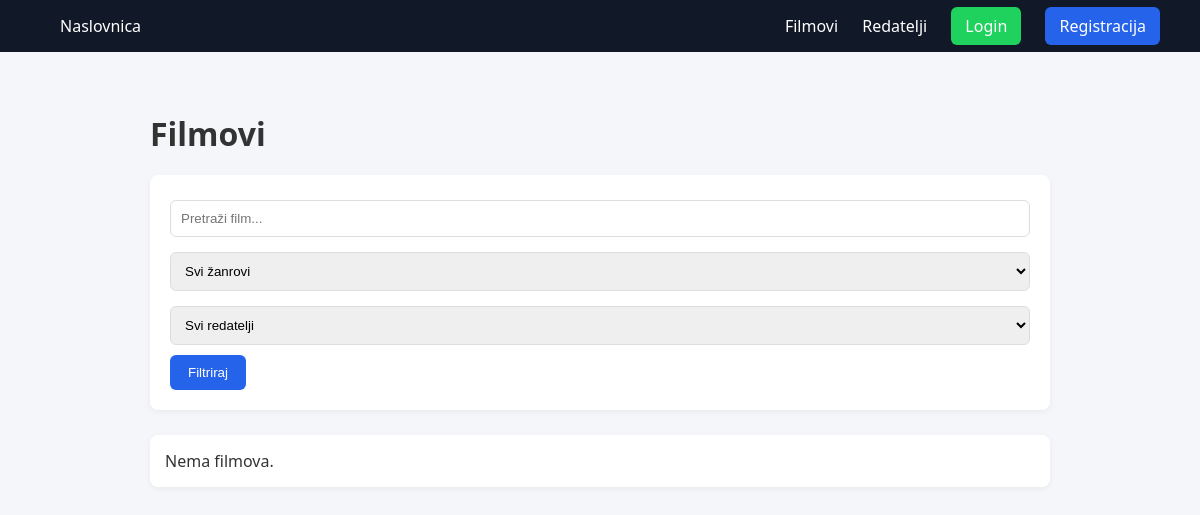
The app's page /, older data.
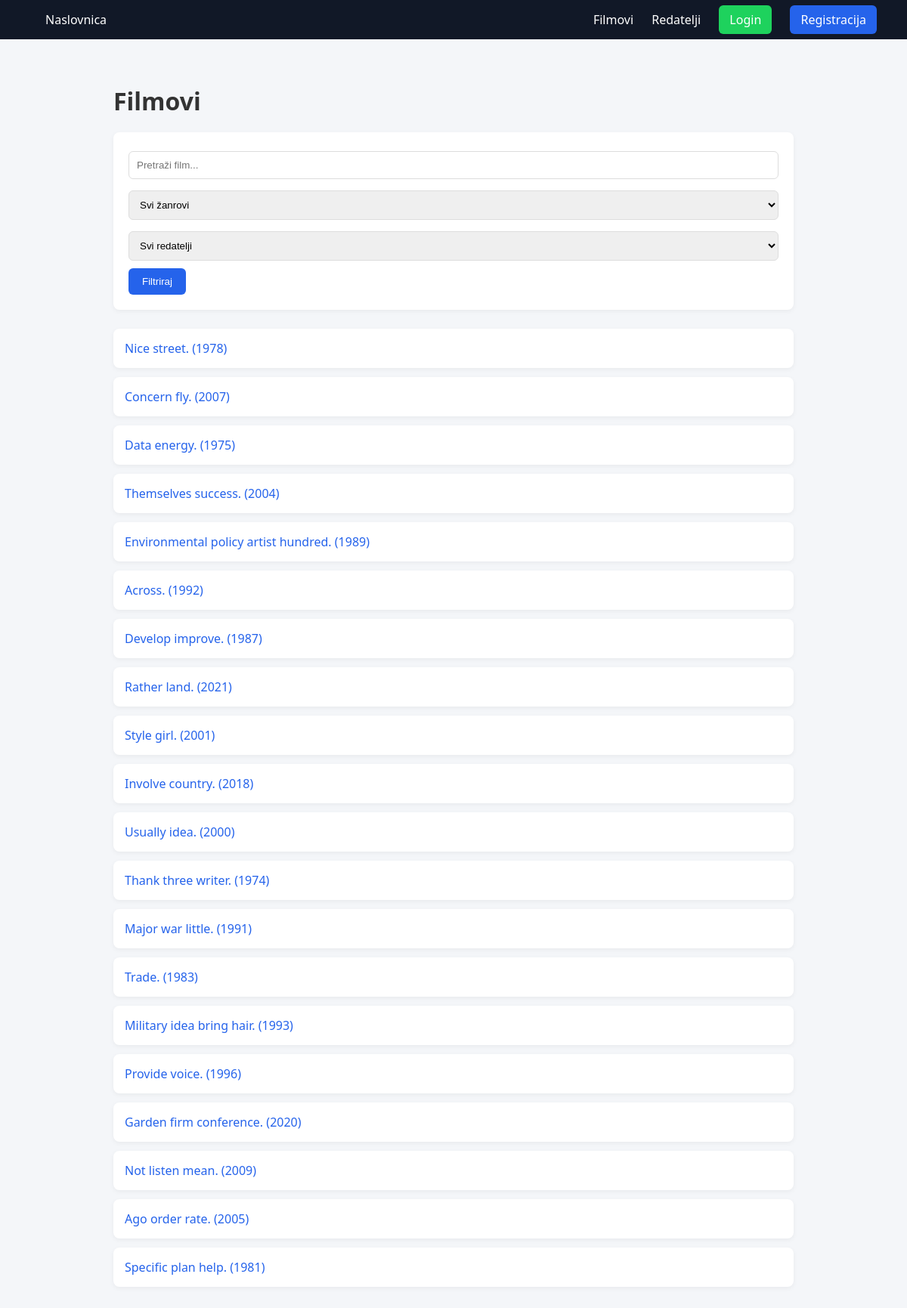
The same page, newer data.
### main/models.py (models this page shows, shortened)
class Film(models.Model):
    GENRE_CHOICES = [
        ('ACTION', 'Action'),
        ('DRAMA', 'Drama'),
        ('COMEDY', 'Comedy'),
        ('THRILLER', 'Thriller'),
        ('HORROR', 'Horror'),
        ('ROMANCE', 'Romance'),
        ('SCIFI', 'Sci-Fi'),
        ('OTHER', 'Other'),
    ]
    title = models.CharField(max_length=200)
    description = models.TextField()
    release_year = models.IntegerField()
    genre = models.CharField(max_length=20, choices=GENRE_CHOICES)
    director = models.ForeignKey(
        Director,
        on_delete=models.SET_NULL,
        null=True,
        related_name='films'
    )
    created_at = models.DateTimeField(default=timezone.now)
    created_by = models.ForeignKey(
        User,
        on_delete=models.CASCADE,
        related_name='created_films'
    )

### main/views.py (the view)
# urls.py: path("", HomeView.as_view(), name="home"),
class HomeView(ListView):
    model = Film
    template_name = "main/home.html"
    context_object_name = "films"
    def get_queryset(self):
        queryset = Film.objects.all()
        query = self.request.GET.get("q")
        genre = self.request.GET.get("genre")
        director = self.request.GET.get("director")
        if query:
            queryset = queryset.filter(title__icontains=query)
        if genre:
            queryset = queryset.filter(genre=genre)
        if director:
            queryset = queryset.filter(director__id=director)
        return queryset
    def get_context_data(self, **kwargs):
        context = super().get_context_data(**kwargs)
        context["genres"] = Film.GENRE_CHOICES
        context["directors"] = Director.objects.all()
        return context

### templates/main/home.html (shortened to what this page needs)
{% extends "base.html" %}
{% block content %}
<h1>Filmovi</h1>
<form method="get" class="search-bar" style="display:flex; flex-wrap:wrap;">
    <input type="text" name="q" placeholder="Pretraži film..." value="{{ request.GET.q }}">
    <select name="genre">
        <option value="">Svi žanrovi</option>
    </select>
    <select name="director">
        <option value="">Svi redatelji</option>
    </select>
    <button type="submit">Filtriraj</button>
</form>
<ul>
    {% for film in films %}
        <li>
            <a href="{% url 'main:film_detail' film.pk %}">
                {{ film.title }} ({{ film.release_year }})
            </a>
        </li>
    {% empty %}
        <li>Nema filmova.</li>
    {% endfor %}
</ul>
{% endblock %}

Row changes from the older to the newer data that the page shows:
added Film: title "Nice street.", release_year "1978"
added Film: title "Concern fly.", release_year "2007"
added Film: title "Data energy.", release_year "1975"
added Film: title "Themselves success.", release_year "2004"
added Film: title "Environmental policy artist hundred.", release_year "1989"
added Film: title "Across.", release_year "1992"
added Film: title "Develop improve.", release_year "1987"
added Film: title "Rather land.", release_year "2021"
added Film: title "Style girl.", release_year "2001"
added Film: title "Involve country.", release_year "2018"
added Film: title "Usually idea.", release_year "2000"
added Film: title "Thank three writer.", release_year "1974"
added Film: title "Major war little.", release_year "1991"
added Film: title "Trade.", release_year "1983"
added Film: title "Military idea bring hair.", release_year "1993"
added Film: title "Provide voice.", release_year "1996"
added Film: title "Garden firm conference.", release_year "2020"
added Film: title "Not listen mean.", release_year "2009"
added Film: title "Ago order rate.", release_year "2005"
added Film: title "Specific plan help.", release_year "1981"
Text that changed along with them:
text no longer shown: "Nema filmova."
